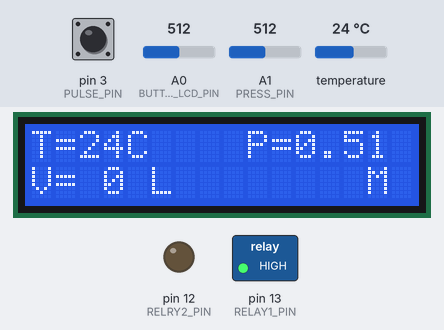
The sketch below on a simulated Arduino Uno, built with avr-gcc and run on an emulated ATmega328P. On the bench: 16×2 character LCD, switched loads named in the sketch (green lamp = pin HIGH), output pins drawn as LEDs (lit = HIGH). Inputs (shaded band) come from the test bench; at power-on: A0 (BUTTONS_LCD_PIN) = 512, temperature 24 °C, pin 3 (PULSE_PIN) HIGH, A1 (PRESS_PIN) = 512. What the sketch prints to the serial monitor is not drawn.

Above: at 2.3 s.
2.4 s: A0 (BUTTONS_LCD_PIN) set to 592
3.9 s: A0 (BUTTONS_LCD_PIN) set to 614
At 4.7 s:
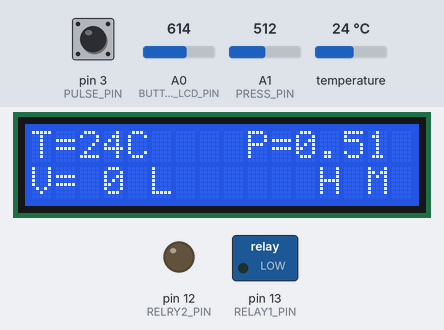
5.5 s: temperature set to 7 °C
At 6.0 s:
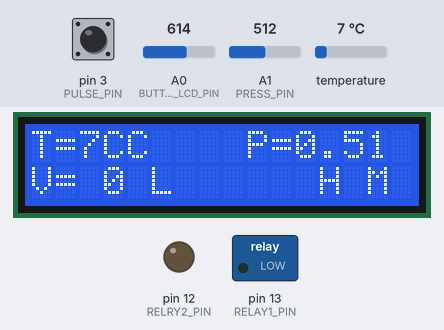
7.0 s: A0 (BUTTONS_LCD_PIN) set to 511
At 8.2 s:
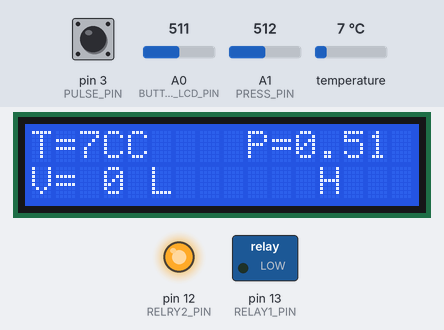
8.5 s: temperature set to 12 °C
At 9.7 s:
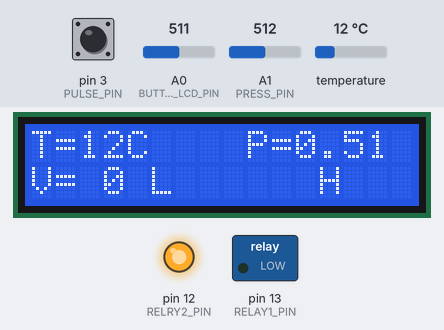
10.0 s: A0 (BUTTONS_LCD_PIN) set to 716
At 11.0 s:
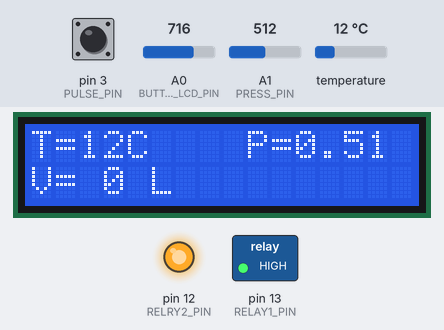
Timing chart, 0 to 12.5 s (numbered marks = the images above; inputs shaded):
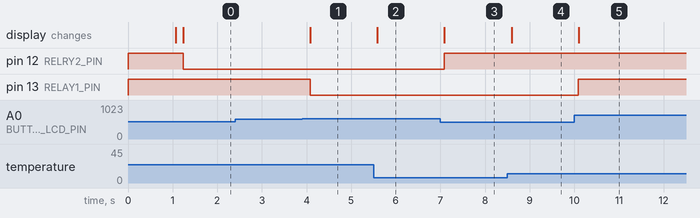

Measured:
- the behaviour switches between 599 and 600 on A0 (BUTTONS_LCD_PIN) (found by bisection; images 0 and 1)
- after the input at 2.4 s, every drawn part: stays the same
- after the input at 3.9 s, pin 13 (RELAY1_PIN): HIGH → LOW after 0.18 s; the display: changes after 0.18 s (image 1)
- after the input at 5.5 s, the display: changes after 0.09 s (image 2)
- after the input at 7.0 s, pin 12 (RELRY2_PIN): LOW → HIGH after 0.08 s; the display: changes after 0.09 s (image 3)
- after the input at 8.5 s, the display: changes after 0.09 s (image 4)
- after the input at 10.0 s, pin 13 (RELAY1_PIN): LOW → HIGH after 0.09 s; the display: changes after 0.10 s (image 5)

The sketch:

proga2.0.ino
```cpp
#include <Bounce2.h>
#include <OneWire.h>
#include "./LiquidCrystal.h"
#include <DallasTemperature.h>

#define PULSE_PIN   3
#define RELAY1_PIN  13
#define RELRY2_PIN  12
#define TERM_PIN    1
#define PRESS_PIN   15

LiquidCrystal lcd(8, 9, 4, 5, 6, 7);    // Указываем порты. Плата дисплея
#define BUTTONS_LCD_PIN 14


OneWire oneWire(TERM_PIN);                  // Инициализация термодатчика
DallasTemperature sensors(&oneWire);
DeviceAddress sensor1Address = {
  0x28, 0xEA, 0xA1, 0x87, 0x00, 0x00, 0x00, 0x59               // Специальный объект для хранения адреса устройства
};


bool tt = false;
bool t_old = false;

bool _trgt1 = false;
bool _trgt1I = false;

bool _trgt2 = false;
bool _trgt2I = false;

int water_counter = 0;
bool last_PULSE_PIN_State = false;

Bounce debouncer = Bounce();        // Счетчик литража

void setup()
{
    pinMode(TERM_PIN, INPUT);
    pinMode(RELAY1_PIN, OUTPUT);
    pinMode(RELRY2_PIN, OUTPUT);
    pinMode(PULSE_PIN, INPUT_PULLUP);

    digitalWrite(RELRY2_PIN, 1);
    digitalWrite(RELAY1_PIN, 1);

    debouncer.attach(PULSE_PIN);        // Инициализация счетчика воды
    debouncer.interval(50);             // Ignore interval

    Serial.begin(9600);                 // Включаем последовательный порт
    Serial.println("Канал открыт!\n");  // Проверяем подключение
    Serial.println("Канал открыт!\n");  // Адрес термометра
    printAddress(sensor1Address);

    lcd.begin(16, 2);                   // Инициализируем LCD 16x2
    lcd.clear();
    lcd.setCursor(0,0);                 // Установить курсор на первую строку
    lcd.print("Teplo 1.0");             // Вывести текст
    lcd.setCursor(0,1);                 // Установить курсор на вторую строку
    lcd.print("--------");              // Вывести текст
    delay(1000);                        // Проверяем включился ли он
    lcd.clear();
    delay(100);
}

void loop()
{
    int button = button_pressed();          // Событие нажатия кнопки
    int temp = sensors.getTempC(sensor1Address); // считывание температуры
//    float temp = DS18_read();               // считывание температуры
    float Pres = analogRead(PRESS_PIN);     // считывание давления
    int V1 = water();                       // считывание литража
    TR1(button);                            // Проверка нажатия кнопки справа
    TR2(button);                            // Проверка нажатия кнопки слева

    Serial.print("Temp C: ");
    Serial.println(temp);

    lcd.setCursor(0,0);                 // Установить курсор на первую строку
    lcd.print("T=");                    // Вывести текст
    lcd.setCursor(2,0);                 // Установить курсор на вторую строку
    lcd.print(String(temp) + "C");

    lcd.setCursor(9,0);                 // Установить курсор на первую строку
    lcd.print("P=");                    // Вывести текст
    lcd.setCursor(11,0);                // Установить курсор на вторую строку
    lcd.print(String(Pres/1000)+" Pa");

    lcd.setCursor(0,1);                 // Установить курсор на первую строку
    lcd.print("V=");                    // Вывести текст
    lcd.setCursor(3,1);                 // Установить курсор на вторую строку
    lcd.print(String(V1)+" L");
    Serial.println("Цикл закончен.");
    delay(100);

    // Задаем номер порта с которого производим считывание
    //lcd.setCursor(0,1);
    // Установить курсор на вторую строку
    //lcd.print (String(button));
}

// Вспомогательная функция для отображения адреса датчика ds18b20
void printAddress(DeviceAddress deviceAddress){
  for (uint8_t i = 0; i < 8; i++)
  {
    if (deviceAddress[i] < 16) Serial.print("0");
    Serial.print(deviceAddress[i], HEX);
  }
}

int button_pressed() // спросить что делает функция
// {
//     int x, y = 0;          // Создаем переменную x
//     x = int(analogRead(BUTTONS_LCD_PIN));   //

//     if (x < 100)
//         y = 1;  // Если x меньше 100 перейти на следующею строк  //lcd.print ("Right ");
//     else if (x < 200)
//         y = 2;  // Если х меньше 200 перейти на следующию строку // lcd.print ("Up  ")
//     else if (x < 400)
//         y = 3;   // Если х меньше 400 перейти на следующию строку
//     else if (x < 600)
//         y = 4;  // Если х меньше 600 перейти на следующию строку
//     else if (x < 800)    // Если х меньше 800 перейти на следующию строку
//         y = 5;  //lcd.print ("Select");         // Вывести текст
//     delay(50);
//     return y;
// }
{
    int x, y = 0;                                  // Создаем переменную x
    x = analogRead(BUTTONS_LCD_PIN); //проверить пин

    if (x < 100) {                          // Если x меньше 100 перейти на следующею строк
        y = 1; //lcd.print ("Right ");
    }
    else if (x < 200) {           // Если х меньше 200 перейти на следующию строку
        y = 2;// lcd.print ("Up  ");
    }
    else if (x < 400){                      // Если х меньше 400 перейти на следующию строку
        y = 3; //lcd.print ("Down ");
    }
    else if (x < 600) {
        y = 4; // lcd.print ("Left  ");
    }
    else if (x < 800) {                      // Если х меньше 800 перейти на следующию строку
        y = 5; //lcd.print ("Select");                   // Вывести текст
    }
    delay(50);
    return y;
}

void TR1(int button)
{
    bool  _tmp1 = false;
    if (button == 5)
    {
        _tmp1 = true;
    }
    if (_tmp1 && !_trgt1I) _trgt1 = ! _trgt1;
    _trgt1I = _tmp1;
    lcd.setCursor(12,1);
    if (_trgt1)
    {
        lcd.print ('H');
        digitalWrite(RELAY1_PIN, 0);
    }
    else
    {
        lcd.print (' ');
        digitalWrite(RELAY1_PIN, 1);
    }
}

void TR2(int button)
{
    bool  _tmp = false;
    if (button == 4)
    {
        _tmp = true;
    }
    if (_tmp && !_trgt2I) _trgt2 = ! _trgt2;

    _trgt2I = _tmp;
    lcd.setCursor(14,1);

    if (_trgt2)
    {
        lcd.print ('M');
        digitalWrite(RELRY2_PIN, 0);
    }
    else
    {
        lcd.print (' ');
        digitalWrite(RELRY2_PIN, 1);
    }
}

int water()
{
    debouncer.update();

    // Read Reed Switch state
    int value = debouncer.read();

    // Now all processes are finished and we know exactly the state of the Reed Switch
    if ( value == LOW )
    {
        if (last_PULSE_PIN_State == false)
        {
            water_counter++;
            Serial.println("Water consumption: " + (String)(water_counter*10) + " l.");
        }
        last_PULSE_PIN_State = true;
    }
    else
    {
        last_PULSE_PIN_State = false;
    }
    int wc = water_counter*10;
    return wc;
}


// float DS18_read()
// {
//     // Определяем температуру от датчика DS18b20
//     byte data[2]; // Место для значений теомометра

//     DalTemp.reset(); // Начинаем взаимодействие со сброса всех предыдущих команд и параметров
//     DalTemp.write(0xCC); // Даем датчику DS18b20 команду пропустить поиск по адресу. В нашем случае только одно устрйоство
//     DalTemp.write(0x44); // Даем датчику DS18b20 команду измерить температуру. Само значение температуры мы еще не получаем
//                     // - датчик его положит во внутреннюю память

//     delay(800); // Микросхема измеряет температуру, а мы ждем.

//     DalTemp.reset(); // Теперь готовимся получить значение измеренной температуры
//     DalTemp.write(0xCC);
//     DalTemp.write(0xBE); // Просим передать нам значение регистров со значением температуры. // спросить про эти символы

//     // Получаем и считываем ответ
//     data[0] = DalTemp.read(); // Читаем младший байт значения температуры
//     data[1] = DalTemp.read(); // А теперь старший

//     // Формируем итоговое значение:
//     //    - сперва "склеиваем" значение,
//     //    - затем умножаем его на коэффициент, соответсвующий разрешающей способности (для 12 бит по умолчанию - это 0,0625)
//     float temperature =  ((data[1] << 8) | data[0]) * 0.0625;

//     // Выводим полученное значение температуры в монитор порта
//     Serial.println(temperature);
//     return temperature;
// }


/*
float readDSTemperatureC() {
    // Call sensors.requestTemperatures() to issue a global temperature and Requests to all devices on the bus
    sensors.requestTemperatures();
    float tempC = sensors.getTempCByIndex(0);
    Serial.println(tempC);
    return tempC;
}*/

/*float DS18_read()
{
    // Определяем температуру от датчика DS18b20
    byte data[2]; // Место для значения температуры

    DalTemp.reset(); // Начинаем взаимодействие со сброса всех предыдущих команд и параметров
    DalTemp.write(0xCC); // Даем датчику DS18b20 команду пропустить поиск по адресу. В нашем случае только одно устрйоство
    DalTemp.write(0x44); // Даем датчику DS18b20 команду измерить температуру. Само значение температуры мы еще не получаем
                    // - датчик его положит во внутреннюю память

    // delay(1000); // Микросхема измеряет температуру, а мы ждем.

    DalTemp.reset(); // Теперь готовимся получить значение измеренной температуры
    DalTemp.write(0xCC);
    DalTemp.write(0xBE); // Просим передать нам значение регистров со значением температуры. // спросить про эти символы

    // Получаем и считываем ответ
    data[0] = DalTemp.read(); // Читаем младший байт значения температуры
    data[1] = DalTemp.read(); // А теперь старший

    // Формируем итоговое значение:
    //    - сперва "склеиваем" значение,
    //    - затем умножаем его на коэффициент, соответсвующий разрешающей способности (для 12 бит по умолчанию - это 0,0625)
    float temperature =  ((data[1] << 8) | data[0]) * 0.0625;

    // Выводим полученное значение температуры в монитор порта
    Serial.println(temperature);
    return temperature;
}*/
```
